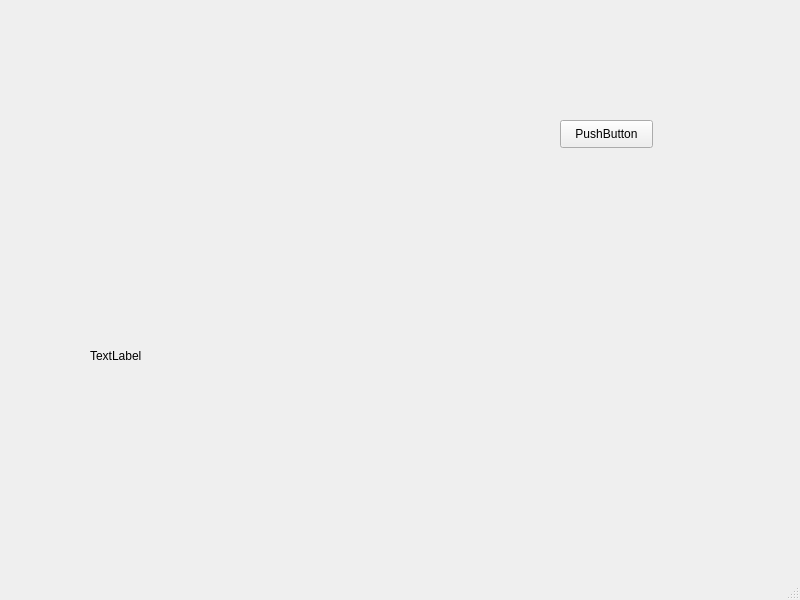
<?xml version="1.0" encoding="UTF-8"?>
<ui version="4.0">
 <class>MainWindow</class>
 <widget class="QMainWindow" name="MainWindow">
  <property name="geometry">
   <rect>
    <x>0</x>
    <y>0</y>
    <width>800</width>
    <height>600</height>
   </rect>
  </property>
  <property name="windowTitle">
   <string>MainWindow</string>
  </property>
  <property name="styleSheet">
   <string notr="true"/>
  </property>
  <widget class="QWidget" name="centralwidget">
   <widget class="QPushButton" name="pushButton">
    <property name="geometry">
     <rect>
      <x>560</x>
      <y>120</y>
      <width>93</width>
      <height>28</height>
     </rect>
    </property>
    <property name="text">
     <string>PushButton</string>
    </property>
   </widget>
   <widget class="QLabel" name="label">
    <property name="geometry">
     <rect>
      <x>90</x>
      <y>200</y>
      <width>531</width>
      <height>311</height>
     </rect>
    </property>
    <property name="styleSheet">
     <string notr="true">border-image: url(:/imagenes/Us-3D.png);</string>
    </property>
    <property name="text">
     <string>TextLabel</string>
    </property>
   </widget>
  </widget>
  <widget class="QMenuBar" name="menubar">
   <property name="geometry">
    <rect>
     <x>0</x>
     <y>0</y>
     <width>800</width>
     <height>26</height>
    </rect>
   </property>
  </widget>
  <widget class="QStatusBar" name="statusbar"/>
 </widget>
 <tabstops>
  <tabstop>pushButton</tabstop>
 </tabstops>
 <resources>
  <include location="logo.qrc"/>
 </resources>
 <connections/>
 <slots>
  <signal>signal1()</signal>
 </slots>
</ui>
